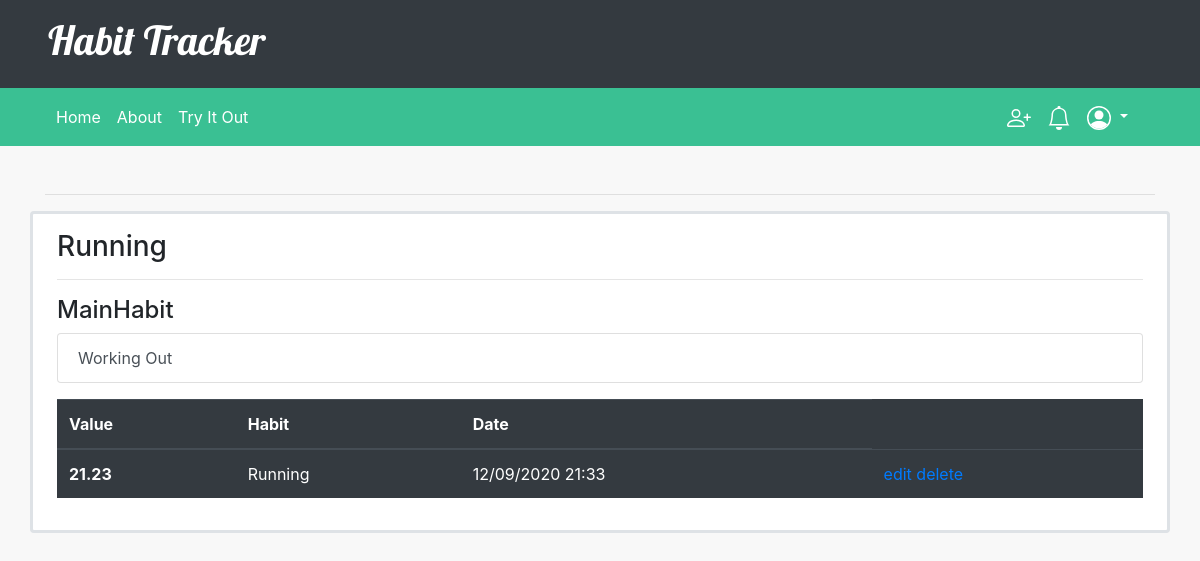
/subhabit/15 (signed in), run on the app's committed database.
### habits/models.py (models this page shows, shortened)
class Habit(models.Model):
    name = models.CharField(max_length=60)
    owner = models.ForeignKey(User, on_delete=models.CASCADE, related_name="habits")
    viewers = models.ManyToManyField(User, related_name="viewing", default=None, blank=True)
    dataType = models.SmallIntegerField(default=0)
    def getDataSetType(self):
        types = {
            0: QuantitativeDataSet,
            1: QualitativeDataSet
        }
        return types[self.dataType]
    def getDataSet(self):
        return self.getDataSetType().objects.get(associatedHabit=self)

class SubHabit(Habit):
    mainHabit = models.ForeignKey(MainHabit, on_delete=models.CASCADE, related_name="subhabits")
    def getData(self):
        return self.getDataSet().dataEntries

class DataEntry(models.Model):
    date = models.DateTimeField(auto_now_add=True)

class QuantitativeData(DataEntry):
    parentSet = models.ForeignKey(QuantitativeDataSet, on_delete=models.CASCADE, related_name="dataEntries", default=None)
    content = models.DecimalField(max_digits=20, decimal_places=2)

class DataSet(models.Model):
    associatedHabit = models.OneToOneField(Habit, on_delete=models.CASCADE, related_name="dataSet")
    type = models.IntegerField(default=0)
    monthDays = {
        1: 31,
        3: 31,
        4: 30,
        5: 31,
        6: 30,
        7: 31,
        8: 31,
        9: 30,
        10: 31,
        11: 30,
        12: 31
    }

class DataEntry(models.Model):
    date = models.DateTimeField(auto_now_add=True)

### habits/views.py (the view)
# urls.py: path("subhabit/<int:subhabit_id>", views.viewSubHabit, name="viewSubHabit"),
@login_required
def viewSubHabit(request, subhabit_id):
    habit = SubHabit.objects.get(id=subhabit_id)
    allData = habit.getData().order_by('-date')
    return render(request, "habits/viewSubHabit.html", {
        "habit": habit,
        "allData": allData
    })

### habits/templates/habits/viewSubHabit.html (shortened to what this page needs)
{% extends "habits/layout.html" %}
{% block body %}
    <div class="row justify-content-center">
        <div class="border px-4 py-3 mb-3 rounded bform col-12">
            <h3>{{ habit.name }}</h3>
            <hr>
            <h4>MainHabit</h4>
            <div class="list-group mb-3">
                <a href="{% url 'viewHabit' habit.mainHabit_id %}" class="list-group-item list-group-item-action">{{ habit.mainHabit.name }}</a>
            </div>
            {% with datapoints=allData.all %}
                {% if datapoints %}
                    <table class="table table-hover table-dark">
                        <thead>
                            <tr>
                                <th scope="col">Value</th>
                                <th scope="col">Habit</th>
                                <th scope="col">Date</th>
                            </tr>
                        </thead>
                        {% for point in datapoints %}
                            <tr>
                                <th scope="row">{{ point.content }}</th>
                                <td>{{ point.parentSet.associatedHabit.name }}</td>
                                <td>{{ point.date|date:"SHORT_DATE_FORMAT" }} {{ point.date|time:"H:i" }}</td>
                                <td>
                                    <a href="{% url 'editEntry' point.parentSet.associatedHabit_id point.id %}">edit</a>
                                    <a href="{% url 'deleteEntry' point.parentSet.associatedHabit_id point.id %}">delete</a>
                                </td>
                            </tr>
                        {% endfor %}
                    </table>
                {% else %}
                    <h4>No data yet!</h4>
                    <p>Try to make some</p>
                {% endif%}
            {% endwith %}
        </div>
    </div>
{% endblock %}

### habits/static/habits/style.css (style rules this page uses)
.bform { background-color: white; border-width: 3px !important; }
body { background-color: #f8f8f8; }

### data on the page
Habit: name "Running"
SubHabit: mainHabit.name "Working Out"
QuantitativeData: content "21.23", parentSet.associatedHabit.name "Running", date "12/09/2020", date "21:33"
